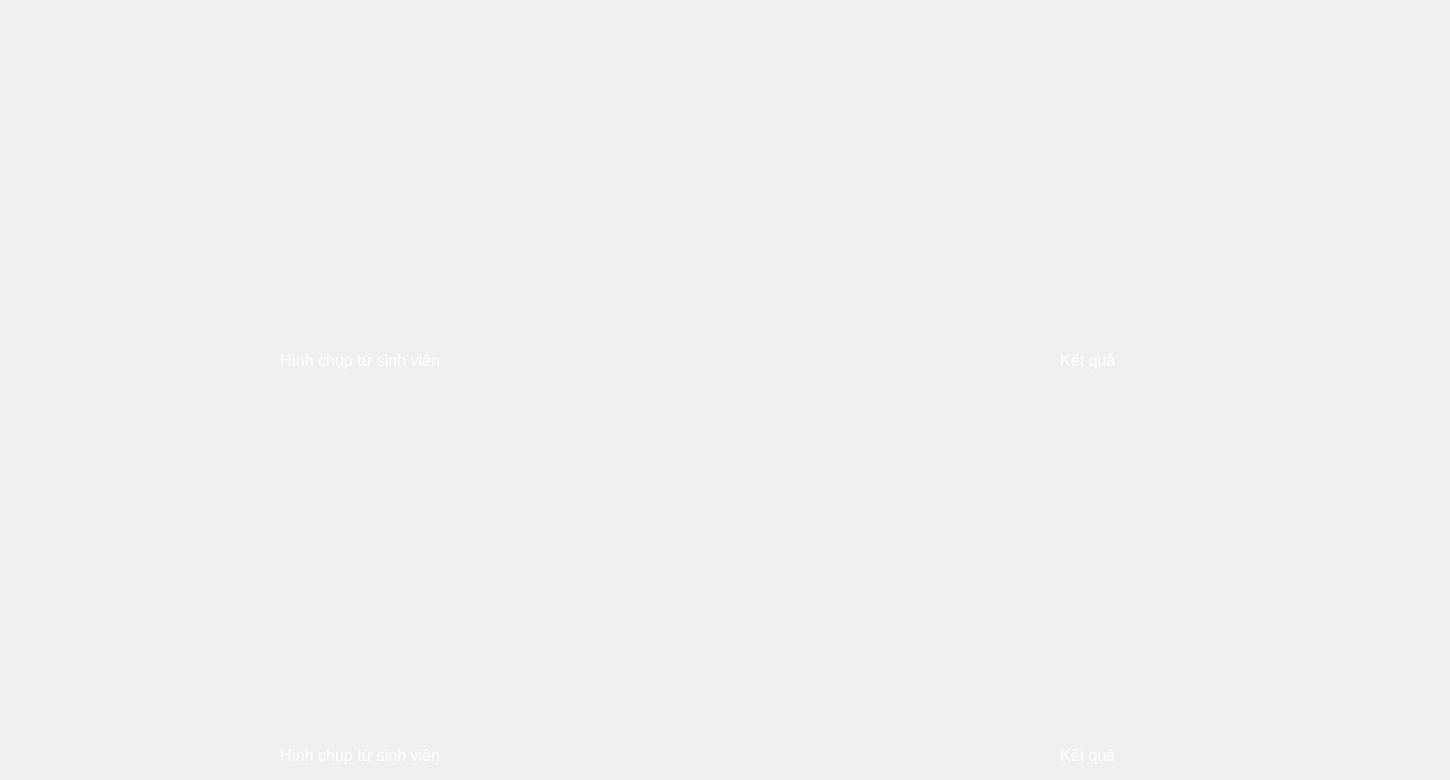
             <widget class="QWidget" name="layoutWidget">
              <property name="geometry">
               <rect>
                <x>330</x>
                <y>70</y>
                <width>1450</width>
                <height>780</height>
               </rect>
              </property>
              <layout class="QGridLayout" name="gridLayout_2">
               <property name="leftMargin">
                <number>10</number>
               </property>
               <property name="topMargin">
                <number>10</number>
               </property>
               <property name="rightMargin">
                <number>10</number>
               </property>
               <property name="bottomMargin">
                <number>10</number>
               </property>
               <property name="spacing">
                <number>30</number>
               </property>
               <item row="0" column="0">
                <widget class="QLabel" name="source">
                 <property name="minimumSize">
                  <size>
                   <width>700</width>
                   <height>700</height>
                  </size>
                 </property>
                 <property name="maximumSize">
                  <size>
                   <width>700</width>
                   <height>700</height>
                  </size>
                 </property>
                 <property name="font">
                  <font>
                   <pointsize>12</pointsize>
                  </font>
                 </property>
                 <property name="styleSheet">
                  <string notr="true">color: rgb(255, 255, 255);
</string>
                 </property>
                 <property name="text">
                  <string>Hình chụp từ sinh viên</string>
                 </property>
                 <property name="scaledContents">
                  <bool>true</bool>
                 </property>
                 <property name="alignment">
                  <set>Qt::AlignCenter</set>
                 </property>
                </widget>
               </item>
               <item row="1" column="0">
                <widget class="QLabel" name="label_3">
                 <property name="minimumSize">
                  <size>
                   <width>100</width>
                   <height>30</height>
                  </size>
                 </property>
                 <property name="font">
                  <font>
                   <pointsize>12</pointsize>
                  </font>
                 </property>
                 <property name="styleSheet">
                  <string notr="true">color: rgb(255, 255, 255);</string>
                 </property>
                 <property name="text">
                  <string>Hình chụp từ sinh viên</string>
                 </property>
                 <property name="alignment">
                  <set>Qt::AlignCenter</set>
                 </property>
                </widget>
               </item>
               <item row="1" column="1">
                <widget class="QLabel" name="label_7">
                 <property name="minimumSize">
                  <size>
                   <width>100</width>
                   <height>30</height>
                  </size>
                 </property>
                 <property name="font">
                  <font>
                   <family>MS Shell Dlg 2</family>
                   <pointsize>12</pointsize>
                   <weight>50</weight>
                   <bold>false</bold>
                  </font>
                 </property>
                 <property name="styleSheet">
                  <string notr="true">color: rgb(255, 255, 255);</string>
                 </property>
                 <property name="text">
                  <string>Kết quả </string>
                 </property>
                 <property name="alignment">
                  <set>Qt::AlignCenter</set>
                 </property>
                </widget>
               </item>
               <item row="0" column="1">
                <widget class="QLabel" name="paper">
                 <property name="minimumSize">
                  <size>
                   <width>700</width>
                   <height>700</height>
                  </size>
                 </property>
                 <property name="maximumSize">
                  <size>
                   <width>700</width>
                   <height>700</height>
                  </size>
                 </property>
                 <property name="font">
                  <font>
                   <pointsize>12</pointsize>
                  </font>
                 </property>
                 <property name="styleSheet">
                  <string notr="true">color: rgb(255, 255, 255);</string>
                 </property>
                 <property name="text">
                  <string>Kết quả </string>
                 </property>
                 <property name="scaledContents">
                  <bool>true</bool>
                 </property>
                 <property name="alignment">
                  <set>Qt::AlignCenter</set>
                 </property>
                </widget>
               </item>
              </layout>
             </widget>
